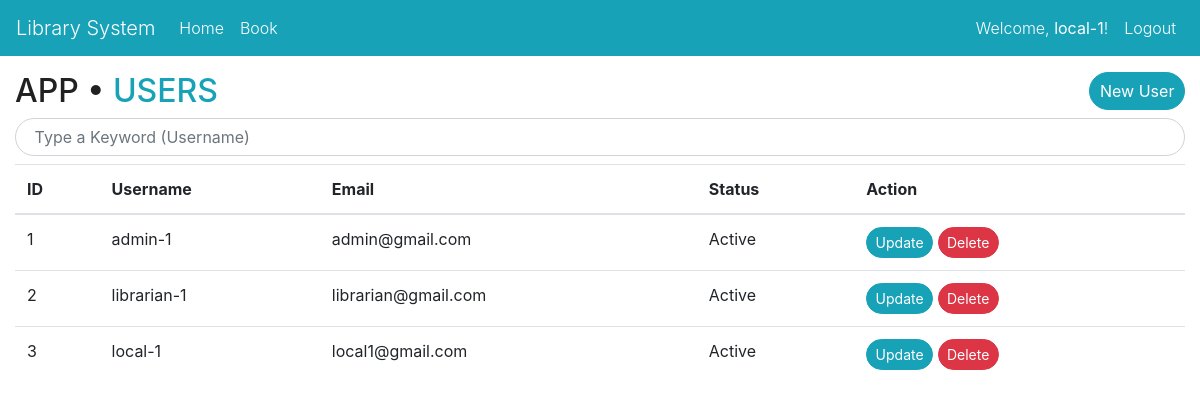
The app's page /user/list (signed in) with its own data.
### library/models.py (models this page shows, shortened)
class User(db.Model, UserMixin):
    id            = db.Column(db.Integer(),primary_key=True)
    username      = db.Column(db.String(length=30),nullable=False,unique=True)
    email         = db.Column(db.String(length=50),nullable=False,unique=True)
    password_hash = db.Column(db.String(length=100),nullable=False,unique=True)
    type          = db.Column(db.String(length=10),nullable=False)
    items         = db.relationship('BookItem',backref='owned_user',lazy=True)
    @property
    def password(self):
        return self.password

### library/routes.py (the view)
@app.route('/user/list')
def user_page():
    users = User.query.all()
    return render_template('user.html', users=users)

### library/models.py (called while the page is built)
@login_manager.user_loader
def load_user(user_id):
    return User.query.get(int(user_id))

### library/templates/user.html (shortened to what this page needs)
{% extends 'base.html' %}
{% block content %}
<div class="container-fluid">
    <div class="row">
        <div class="col-md-12 mt-3">
            <a href="#" class="btn badge-pill btn-info float-right" id="newUser"></i>New User</a>
            <h2>APP • <span class="text-info">USERS</span></h2>
            <form action="{{ url_for('search_user') }}" method="GET">
                <div class="input-group flex-nowrap mb-2">
                    <input type="text" name="key" id="key" autocomplete="off" class="form-control badge-pill" placeholder="  Type a Keyword (Username)" aria-label="Username" aria-describedby="addon-wrapping">
                </div>
            </form>
            <table class="table table-hover table-default">
                <thead>
                    <tr>
                        <th scope="col">ID</th>
                        <th scope="col">Username</th>
                        <th scope="col">Email</th>
                        <th scope="col">Status</th>
                        <th scope="col">Action</th>
                    </tr>
                </thead>
                <tbody>
                    {% for users in users %}
                        <tr>
                            <td>{{ users.id }}</td>
                            <td>{{ users.username }}</td>
                            <td>{{ users.email }}</td>
                            <td>Active</td>
                            <td><a href="#" class="btn btn-sm badge-pill btn-info">Update</a> <a href="#" class="btn btn-sm badge-pill btn-danger"><span>Delete</a></td>
                        </tr>
                    {% endfor %}
                </tbody>
            </table>
        </div>
    </div>
</div>
{% endblock %}

### library/templates/base.html (shortened to what this page needs)
<!doctype html>
<html lang="en">
  <head>
    <link rel="stylesheet" href="https://cdn.jsdelivr.net/npm/bootstrap@4.5.3/dist/css/bootstrap.min.css">
  </head>
  <body>
    <nav class="navbar navbar-expand-md">
        <a class="navbar-brand" href="#">Library System</a>
        <div class="collapse navbar-collapse" id="navbarNav">
            <ul class="navbar-nav mr-auto">
                <li class="nav-item">
                    <a class="nav-link" href="{{ url_for('home_page') }}">Home</a>
                </li>
                <li class="nav-item">
                    <a class="nav-link" href="{{ url_for('book_page') }}">Book</a>
                </li>
            </ul>
          {% if current_user.is_authenticated %}
            <ul class="navbar-nav">
                <li class="nav-item">
                    <span class="nav-link">Welcome, <b class="text-white">{{ current_user.username }}</b>!</span>
                </li>
                <li class="nav-item">
                    <a class="nav-link" href="{{ url_for('logout_page') }}">Logout</a>
                </li>
            </ul>
          {% endif %}
        </div>
    </nav>
    {% block content %}
    {% endblock %}
  </body>
</html>

### library/templates/base.html (style rules this page uses)
body { color: #212121; background-color: #fff; }
.navbar { background-color: #17a2b8 !important; }
.nav-link, .navbar-brand { font-weight: 300; color: #fff; }
.text-white { color: #fff !important; }

### records on screen
User: username "local-1", id "3", email "local1@gmail.com"
User: id "1", username "admin-1", email "admin@gmail.com"
User: id "2", username "librarian-1", email "librarian@gmail.com"
